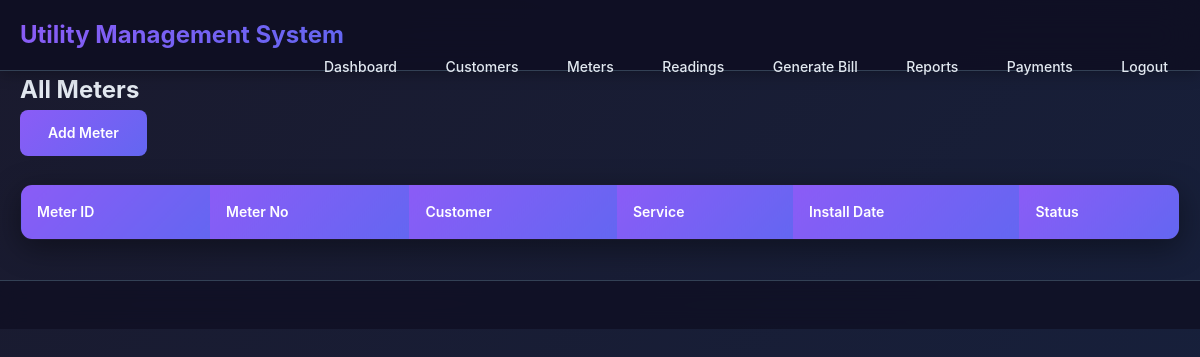
Page /public/meters.php (signed in) on the earlier database version.
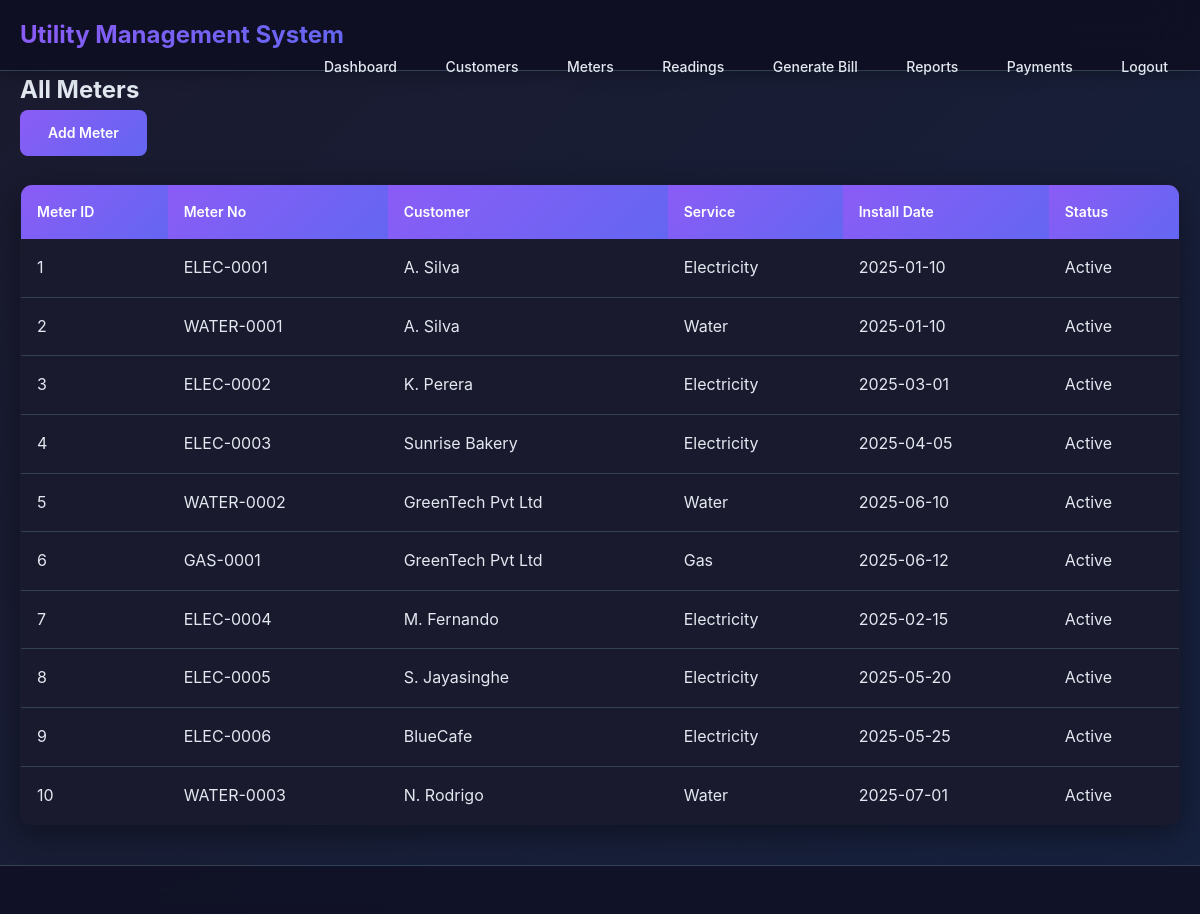
Same page on the later database version.
### tables this page shows
CREATE TABLE meter (
  meter_id INT AUTO_INCREMENT PRIMARY KEY,
  meter_no VARCHAR(50) NOT NULL UNIQUE,
  customer_id INT NOT NULL,
  service_id INT NOT NULL,
  install_date DATE,
  status ENUM('Active','Inactive','Disconnected') DEFAULT 'Active',
  FOREIGN KEY (customer_id) REFERENCES customer(customer_id) ON DELETE CASCADE,
  FOREIGN KEY (service_id) REFERENCES service(service_id) ON DELETE RESTRICT
);

CREATE TABLE customer (
  customer_id INT AUTO_INCREMENT PRIMARY KEY,
  customer_type ENUM('Household','Business','Government') NOT NULL,
  name VARCHAR(150) NOT NULL,
  address TEXT,
  city VARCHAR(100),
  phone VARCHAR(20),
  email VARCHAR(100),
  created_at DATETIME DEFAULT CURRENT_TIMESTAMP
);

CREATE TABLE service (
  service_id INT AUTO_INCREMENT PRIMARY KEY,
  service_code VARCHAR(20) NOT NULL UNIQUE,
  name VARCHAR(50) NOT NULL,
  unit VARCHAR(20) NOT NULL
);

### public/meters.php (the view, shortened to what this page needs)
<?php
require_once __DIR__ . '/../includes/config.php';
require_once __DIR__ . '/../includes/header.php';
$customer_id = intval($_GET['customer_id'] ?? 0);
if ($customer_id) {
    $stmt = $pdo->prepare("SELECT * FROM meter WHERE customer_id = :cid");
    $stmt->execute([':cid'=>$customer_id]);
    $meters = $stmt->fetchAll();
    $cust = $pdo->prepare("SELECT name FROM customer WHERE customer_id = :cid");
    $cust->execute([':cid'=>$customer_id]);
    $custname = $cust->fetchColumn();
    echo "<h2>Meters for " . htmlspecialchars($custname) . "</h2>";
    echo "<a class='btn' href='add_meter.php?customer_id={$customer_id}'>Add Meter</a>";
} else {
    $meters = $pdo->query("SELECT m.*, c.name as customer_name, s.name as service_name
                           FROM meter m
                           JOIN customer c ON m.customer_id = c.customer_id
                           JOIN service s ON m.service_id = s.service_id
                           ORDER BY m.meter_id")->fetchAll();
    echo "<h2>All Meters</h2>";
    echo "<a class='btn' href='add_meter.php'>Add Meter</a>";
}
?>
<table class="table">
  <thead><tr><th>Meter ID</th><th>Meter No</th><th>Customer</th><th>Service</th><th>Install Date</th><th>Status</th></tr></thead>
  <tbody>
    <?php foreach($meters as $m): ?>
    <tr>
      <td><?= $m['meter_id'] ?></td>
      <td><?= htmlspecialchars($m['meter_no']) ?></td>
      <td><?= htmlspecialchars($m['customer_name'] ?? ($m['customer_id']??'')) ?></td>
      <td><?= htmlspecialchars($m['service_name'] ?? '') ?></td>
      <td><?= htmlspecialchars($m['install_date']) ?></td>
      <td><?= $m['status'] ?></td>
    </tr>
    <?php endforeach; ?>
  </tbody>
</table>
<?php require_once __DIR__ . '/../includes/footer.php'; ?>

### includes/header.php (shortened to what this page needs)
<?php
function is_logged_in() { return isset($_SESSION['user_id']); }
?>
<!doctype html>
<html lang="en">
<head>
  <link rel="stylesheet" href="/u-ums/assets/css/style.css">
</head>
<body>
<header class="site-header">
  <div class="wrap">
    <h1><a href="/u-ums/public/dashboard.php">Utility Management System</a></h1>
    <?php if(is_logged_in()): ?>
      <nav class="top-nav">
        <a href="/u-ums/public/dashboard.php">Dashboard</a>
        <a href="/u-ums/public/customers.php">Customers</a>
        <a href="/u-ums/public/meters.php">Meters</a>
        <a href="/u-ums/public/readings.php">Readings</a>
        <a href="/u-ums/public/generate_bill.php">Generate Bill</a>
        <a href="/u-ums/public/reports.php">Reports</a>
        <a href="/u-ums/public/payments.php">Payments</a>
        <a href="/u-ums/public/logout.php">Logout</a>
      </nav>
    <?php endif; ?>
  </div>
</header>
<main class="wrap">

### includes/footer.php (shortened to what this page needs)
</main>
<footer class="site-footer">
</footer>
</body>
</html>

### assets/css/style.css (style rules this page uses)
:root { --max-width: 1200px; --primary: #8b5cf6; --primary-dark: #7c3aed; --secondary: #ec4899; --accent: #f59e0b; --success: #10b981; --warning: #f59e0b; --error: #ef4444; --info: #06b6d4; --dark: #0f0f23; --dark-light: #1a1a2e; --dark-lighter: #252547; --light: #e2e8f0; --light-muted: #94a3b8; --gray-100: #1e293b; --gray-200: #334155; --gray-300: #475569; --gray-400: #64748b; --gray-500: #94a3b8; --gray-600: #cbd5e1; --gradient-primary: linear-gradient(135deg, #8b5cf6 0%, #6366f1 100%); --gradient-secondary: linear-gradient(135deg, #ec4899 0%, #f97316 100%); --gradient-accent: linear-gradient(135deg, #f59e0b 0%, #eab308 100%); --gradient-dark: linear-gradient(135deg, #1a1a2e 0%, #16213e 100%); --shadow-sm: 0 2px 15px rgba(0, 0, 0, 0.3); --shadow-md: 0 8px 30px rgba(0, 0, 0, 0.4); --shadow-lg: 0 16px 50px rgba(0, 0, 0, 0.5); --border-radius: 12px; --border-radius-lg: 16px; }
* { box-sizing: border-box; margin: 0; padding: 0; }
body { font-family: 'Inter', 'Segoe UI', Arial, sans-serif; background: var(--gradient-dark); margin: 0; color: var(--light); line-height: 1.6; min-height: 100vh; }
.wrap { max-width: var(--max-width); margin: 0 auto; padding: 0 20px; }
.site-header { background: rgba(15, 15, 35, 0.9); backdrop-filter: blur(20px); padding: 16px 0; border-bottom: 1px solid var(--gray-200); position: sticky; top: 0; z-index: 100; box-shadow: var(--shadow-sm); }
.site-header h1 { margin: 0; font-size: 24px; font-weight: 700; display: inline-block; background: var(--gradient-primary); -webkit-background-clip: text; -webkit-text-fill-color: transparent; background-clip: text; }
.site-header a { color: inherit; text-decoration: none; transition: all 0.3s ease; }
.top-nav { float: right; }
.top-nav a { margin-left: 20px; font-size: 14px; font-weight: 500; color: var(--light); text-decoration: none; padding: 8px 12px; border-radius: 8px; transition: all 0.3s ease; position: relative; }
.top-nav a::after { content: ''; position: absolute; bottom: -2px; left: 50%; width: 0; height: 2px; background: var(--gradient-primary); transition: all 0.3s ease; transform: translateX(-50%); }
.btn { display: inline-block; padding: 12px 28px; background: var(--gradient-primary); color: white; border-radius: 8px; border: none; cursor: pointer; text-decoration: none; font-weight: 600; font-size: 14px; transition: all 0.3s ease; position: relative; overflow: hidden; }
.btn::before { content: ''; position: absolute; top: 0; left: -100%; width: 100%; height: 100%; background: linear-gradient(90deg, transparent, rgba(255,255,255,0.2), transparent); transition: left 0.5s; }
.table { width: 100%; border-collapse: collapse; margin-top: 20px; background: var(--dark-light); border-radius: var(--border-radius); overflow: hidden; box-shadow: var(--shadow-md); border: 1px solid var(--gray-200); }
.table th { background: var(--gradient-primary); color: white; padding: 16px; text-align: left; font-weight: 600; font-size: 14px; }
.table td { padding: 16px; border-bottom: 1px solid var(--gray-200); color: var(--light); }
.table tr:last-child td { border-bottom: none; }
.site-footer { padding: 24px 0; margin-top: 40px; text-align: center; color: var(--light-muted); font-size: 14px; border-top: 1px solid var(--gray-200); background: rgba(15, 15, 35, 0.8); backdrop-filter: blur(10px); }
.login-box, .card, .table { animation: fadeInUp 0.6s ease-out; }
::placeholder { color: var(--gray-400); }

Differences in the rows shown:
added meter: meter_id "1", meter_no "ELEC-0001", customer.name "A. Silva", service.name "Electricity", install_date "2025-01-10", status "Active"
added meter: meter_id "2", meter_no "WATER-0001", customer.name "A. Silva", service.name "Water", install_date "2025-01-10", status "Active"
added meter: meter_id "3", meter_no "ELEC-0002", customer.name "K. Perera", service.name "Electricity", install_date "2025-03-01", status "Active"
added meter: meter_id "4", meter_no "ELEC-0003", customer.name "Sunrise Bakery", service.name "Electricity", install_date "2025-04-05", status "Active"
added meter: meter_id "5", meter_no "WATER-0002", customer.name "GreenTech Pvt Ltd", service.name "Water", install_date "2025-06-10", status "Active"
added meter: meter_id "6", meter_no "GAS-0001", customer.name "GreenTech Pvt Ltd", service.name "Gas", install_date "2025-06-12", status "Active"
added meter: meter_id "7", meter_no "ELEC-0004", customer.name "M. Fernando", service.name "Electricity", install_date "2025-02-15", status "Active"
added meter: meter_id "8", meter_no "ELEC-0005", customer.name "S. Jayasinghe", service.name "Electricity", install_date "2025-05-20", status "Active"
added meter: meter_id "9", meter_no "ELEC-0006", customer.name "BlueCafe", service.name "Electricity", install_date "2025-05-25", status "Active"
added meter: meter_id "10", meter_no "WATER-0003", customer.name "N. Rodrigo", service.name "Water", install_date "2025-07-01", status "Active"
